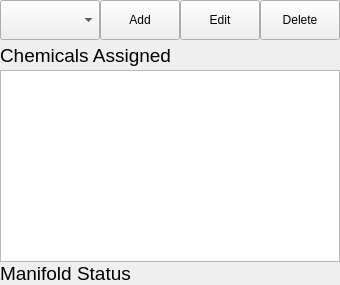
          <widget class="QWidget" name="manifold_tab_2">
           <attribute name="title">
            <string>Manifolds</string>
           </attribute>
           <layout class="QVBoxLayout" name="verticalLayout_47">
            <property name="spacing">
             <number>0</number>
            </property>
            <property name="margin">
             <number>0</number>
            </property>
            <item>
             <widget class="QWidget" name="widget_2" native="true">
              <property name="sizePolicy">
               <sizepolicy hsizetype="Preferred" vsizetype="Maximum">
                <horstretch>0</horstretch>
                <verstretch>0</verstretch>
               </sizepolicy>
              </property>
              <layout class="QGridLayout" name="gridLayout_24">
               <property name="margin">
                <number>0</number>
               </property>
               <property name="spacing">
                <number>0</number>
               </property>
               <item row="1" column="1">
                <widget class="QPushButton" name="manifold_add_button_2">
                 <property name="minimumSize">
                  <size>
                   <width>0</width>
                   <height>40</height>
                  </size>
                 </property>
                 <property name="text">
                  <string>Add</string>
                 </property>
                </widget>
               </item>
               <item row="1" column="2">
                <widget class="QPushButton" name="manifold_edit_button_2">
                 <property name="minimumSize">
                  <size>
                   <width>0</width>
                   <height>40</height>
                  </size>
                 </property>
                 <property name="text">
                  <string>Edit</string>
                 </property>
                </widget>
               </item>
               <item row="1" column="3">
                <widget class="QPushButton" name="manifold_delete_button_2">
                 <property name="sizePolicy">
                  <sizepolicy hsizetype="Preferred" vsizetype="Fixed">
                   <horstretch>0</horstretch>
                   <verstretch>0</verstretch>
                  </sizepolicy>
                 </property>
                 <property name="minimumSize">
                  <size>
                   <width>0</width>
                   <height>40</height>
                  </size>
                 </property>
                 <property name="text">
                  <string>Delete</string>
                 </property>
                </widget>
               </item>
               <item row="1" column="0">
                <widget class="QComboBox" name="manifold_settings_drop_2">
                 <property name="minimumSize">
                  <size>
                   <width>0</width>
                   <height>40</height>
                  </size>
                 </property>
                 <property name="font">
                  <font>
                   <pointsize>14</pointsize>
                  </font>
                 </property>
                </widget>
               </item>
              </layout>
             </widget>
            </item>
            <item>
             <widget class="QLabel" name="label_23">
              <property name="sizePolicy">
               <sizepolicy hsizetype="Preferred" vsizetype="Minimum">
                <horstretch>0</horstretch>
                <verstretch>0</verstretch>
               </sizepolicy>
              </property>
              <property name="minimumSize">
               <size>
                <width>0</width>
                <height>30</height>
               </size>
              </property>
              <property name="font">
               <font>
                <pointsize>14</pointsize>
               </font>
              </property>
              <property name="text">
               <string>Chemicals Assigned</string>
              </property>
              <property name="alignment">
               <set>Qt::AlignLeading|Qt::AlignLeft|Qt::AlignVCenter</set>
              </property>
             </widget>
            </item>
            <item>
             <widget class="QTableView" name="manifold_chemical_list_2">
              <property name="font">
               <font>
                <pointsize>12</pointsize>
               </font>
              </property>
              <property name="tabKeyNavigation">
               <bool>false</bool>
              </property>
              <property name="showDropIndicator" stdset="0">
               <bool>false</bool>
              </property>
              <property name="dragDropOverwriteMode">
               <bool>false</bool>
              </property>
              <property name="alternatingRowColors">
               <bool>true</bool>
              </property>
              <property name="selectionMode">
               <enum>QAbstractItemView::SingleSelection</enum>
              </property>
              <property name="selectionBehavior">
               <enum>QAbstractItemView::SelectRows</enum>
              </property>
             </widget>
            </item>
            <item>
             <widget class="QLabel" name="manifold_valid_status_2">
              <property name="font">
               <font>
                <pointsize>14</pointsize>
               </font>
              </property>
              <property name="text">
               <string>Manifold Status</string>
              </property>
             </widget>
            </item>
           </layout>
          </widget>
